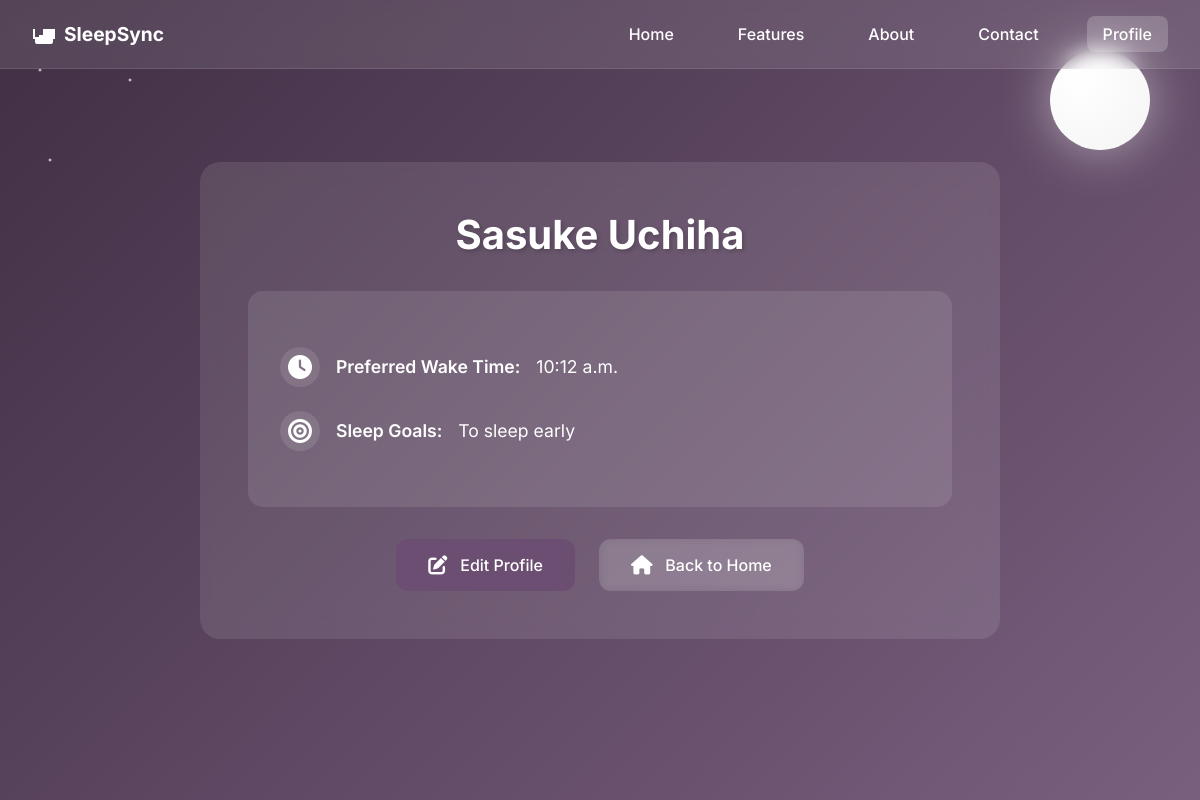
/tracker/profile/ (signed in), run on the app's committed database.
### tracker/models.py (models this page shows, shortened)
class User(AbstractBaseUser):
    userID = models.AutoField(primary_key=True)  # Explicitly define the primary key
    email = models.EmailField(unique=True)
    first_name = models.CharField(max_length=30, blank=True)
    last_name = models.CharField(max_length=30, blank=True)
    name = models.CharField(max_length=100, blank=True)
    preferredWakeTime = models.TimeField(null=True, blank=True)
    wake_time = models.TimeField(null=True, blank=True)
    sleepTime = models.TimeField(null=True, blank=True)
    sleepGoals = models.TextField(blank=True)
    is_active = models.BooleanField(default=True)
    is_staff = models.BooleanField(default=True)  # Fix the syntax error
    objects = UserManager()
    USERNAME_FIELD = 'email'
    REQUIRED_FIELDS = ['first_name', 'last_name']

### tracker/views.py (the view)
# urls.py: path('profile/', views.profile, name='profile'),
def profile(request):
    user = request.user
    return render(request, 'tracker/profile.html', {'user': user})

### tracker/templates/tracker/profile.html (shortened to what this page needs)
<!DOCTYPE html>
<html lang="en">
<head>
    <link rel="stylesheet" href="https://cdnjs.cloudflare.com/ajax/libs/font-awesome/6.0.0/css/all.min.css">
</head>
<body>
    <nav class="nav-bar">
        <div class="nav-content">
            <a href="{% url 'landing_page' %}" class="nav-logo">
                <svg viewBox="0 0 24 24">
                    <path d="M19 7h-8v8H3V7H1v10h2v3c0 1.1.9 2 2 2h14c1.1 0 2-.9 2-2v-3h2V7h-2zM7 19h10v-6H7v6z"/>
                </svg>
                <span>SleepSync</span>
            </a>
            <div class="nav-links">
                <a href="{% url 'landing_page' %}">Home</a>
                <a href="{% url 'features' %}">Features</a>
                <a href="{% url 'about' %}">About</a>
                <a href="{% url 'contacts' %}">Contact</a>
                <a href="{% url 'profile' %}" class="active">Profile</a>
            </div>
        </div>
    </nav>
    <div class="stars"></div>
    <div class="moon"></div>
    <div class="container">
        <h2>{{ user.first_name }} {{ user.last_name }}</h2>
        <div class="profile-info">
            <p>
                <i class="fas fa-clock"></i>
                <strong>Preferred Wake Time:</strong>
                {{ user.preferredWakeTime }}
            </p>
            <p>
                <i class="fas fa-bullseye"></i>
                <strong>Sleep Goals:</strong>
                {{ user.sleepGoals }}
            </p>
        </div>
        <div class="buttons">
            <a href="{% url 'edit_profile' %}" class="btn edit-button">
                <i class="fas fa-edit"></i>
                Edit Profile
            </a>
            <a href="{% url 'landing_page' %}" class="btn">
                <i class="fas fa-home"></i>
                Back to Home
            </a>
        </div>
    </div>
</body>
</html>

### tracker/templates/tracker/profile.html (style rules this page uses)
:root { --primary: #6b4e71; --primary-light: #9b6b9e; --text: #2c1810; --gradient-start: rgba(44, 24, 48, 0.9); --gradient-end: rgba(107, 78, 113, 0.9); }
* { margin: 0; padding: 0; box-sizing: border-box; }
body { font-family: 'Inter', sans-serif; min-height: 100vh; background: linear-gradient(135deg, var(--gradient-start) 0%, var(--gradient-end) 100%), url('/api/placeholder/1920/1080'); background-size: cover; background-position: center; background-repeat: no-repeat; background-attachment: fixed; color: white; padding-top: 80px; display: flex; align-items: center; justify-content: center; padding: 20px; }
.nav-bar { position: fixed; top: 0; left: 0; width: 100%; background: rgba(255, 255, 255, 0.1); backdrop-filter: blur(10px); z-index: 1000; padding: 1rem 0; border-bottom: 1px solid rgba(255, 255, 255, 0.1); }
.nav-content { max-width: 1200px; margin: 0 auto; display: flex; justify-content: space-between; align-items: center; padding: 0 2rem; }
.nav-logo { display: flex; align-items: center; gap: 8px; color: white; text-decoration: none; transition: transform 0.3s ease; }
.nav-logo svg { width: 24px; height: 24px; fill: white; }
.nav-logo span { font-weight: bold; font-size: 1.2rem; }
.nav-links { display: flex; gap: 2rem; }
.nav-links a { color: white; text-decoration: none; font-weight: 500; padding: 0.5rem 1rem; border-radius: 8px; transition: all 0.3s ease; }
.nav-links a.active { background: rgba(255, 255, 255, 0.2); }
.stars { position: fixed; width: 100%; height: 100%; pointer-events: none; background: radial-gradient(2px 2px at 20px 30px, white, rgba(0,0,0,0)), radial-gradient(2px 2px at 40px 70px, white, rgba(0,0,0,0)), radial-gradient(2px 2px at 50px 160px, white, rgba(0,0,0,0)), radial-gradient(2px 2px at 90px 40px, white, rgba(0,0,0,0)), radial-gradient(2px 2px at 130px 80px, white, rgba(0,0,0,0)); animation: twinkle 5s infinite; z-index: 0; }
.moon { position: fixed; top: 50px; right: 50px; width: 100px; height: 100px; background: radial-gradient(circle at 30% 30%, #ffffff, #f4f4f4); border-radius: 50%; box-shadow: 0 0 50px rgba(255, 255, 255, 0.5); animation: moonGlow 4s infinite ease-in-out; z-index: 0; }
.container { width: 100%; max-width: 800px; background: rgba(255, 255, 255, 0.1); backdrop-filter: blur(10px); padding: 3rem; border-radius: 20px; text-align: center; animation: fadeIn 1s ease-out; position: relative; z-index: 1; }
h2 { font-size: 2.5rem; color: white; margin-bottom: 2rem; text-shadow: 2px 2px 4px rgba(0, 0, 0, 0.2); }
.profile-info { background: rgba(255, 255, 255, 0.1); padding: 2rem; border-radius: 15px; margin: 2rem 0; animation: slideIn 0.6s ease-out; }
.profile-info p { margin: 1.5rem 0; display: flex; align-items: center; justify-content: flex-start; gap: 1rem; font-size: 1.1rem; color: white; transition: all 0.3s ease; }
.profile-info i { font-size: 1.5rem; width: 40px; height: 40px; display: flex; align-items: center; justify-content: center; background: rgba(255, 255, 255, 0.1); border-radius: 50%; transition: all 0.3s ease; }
.profile-info strong { font-weight: 600; color: white; }
.buttons { display: flex; gap: 1.5rem; justify-content: center; margin-top: 2rem; }
.btn { display: inline-flex; align-items: center; gap: 0.8rem; padding: 1rem 2rem; color: white; text-decoration: none; border-radius: 12px; transition: all 0.3s ease; font-weight: 500; background: rgba(255, 255, 255, 0.1); backdrop-filter: blur(5px); }
.btn i { font-size: 1.2rem; transition: transform 0.3s ease; }
.edit-button { background: var(--primary); }

### data on the page
User: first_name "Sasuke", last_name "Uchiha", preferredWakeTime "10:12 a.m.", sleepGoals "To sleep early"
